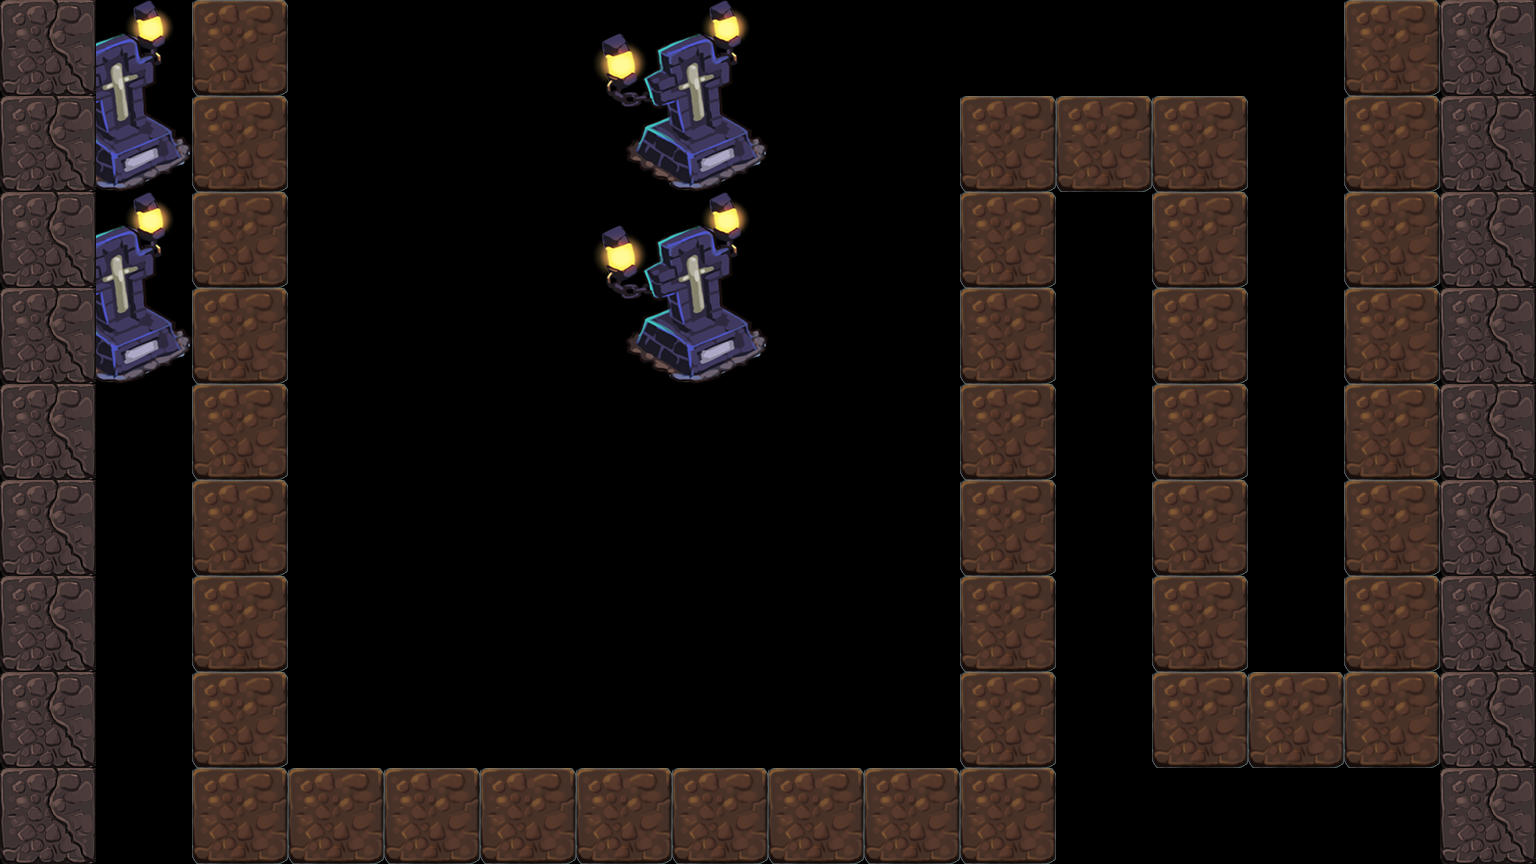

The image is a tile-based game level rendered from a .tmx file. Its description and source (layers, tilesets, objects; grid data summarised) follow:
An orthogonal 16x9 tile map with 96x96 px tiles, 1 tile layer (bg).

<map version="1.0" orientation="orthogonal" renderorder="right-down" width="16" height="9" tilewidth="96" tileheight="96" nextobjectid="1">
 <tileset firstgid="1" name="tiles" tilewidth="96" tileheight="96">
  <image source="tiles.png" width="768" height="576" />
  <tile id="31">
   <properties>
    <property name="canTouch" value="1" />
   </properties>
  </tile>
 </tileset>
 <layer name="bg" width="16" height="9">
  <data>[144 cells, 143 non-empty, 7 distinct tile ids]</data>
 </layer>
 <objectgroup name="obj" />
</map>
